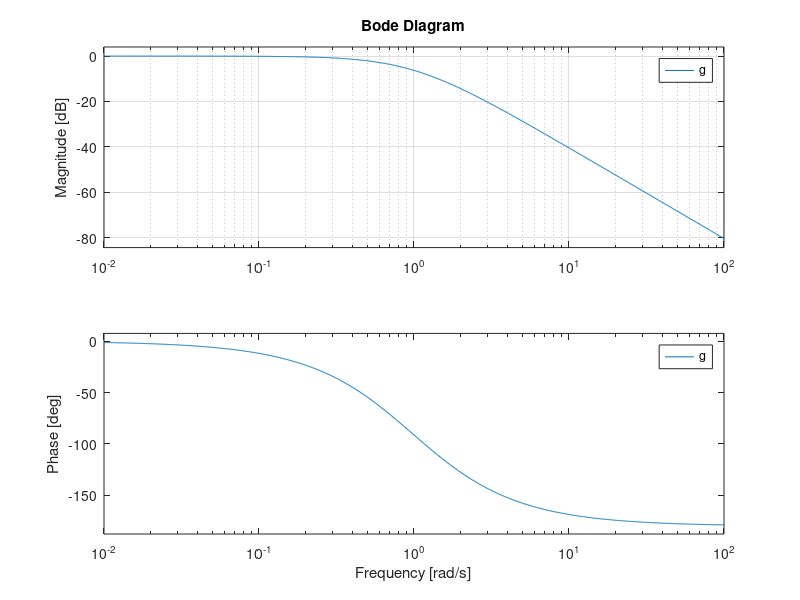

Reproduce this figure in MATLAB. (Note: this script raises an error after producing the figure.)
clear all
close all

% TODO: Alterar os valores para o seu caso
zeta = 1.009
wn = 0.978
R = 1.28;
g = tf(wn^2, [1 2*zeta*wn wn^2]); % Funcao de Transferencia

%%%%%%%%%%%%%%%%%%%%%%%%%%%%%%%%%%%
% Grafico de Bode
figure
bode(g)  
grid
%%%%%%%%%%%%%%%%%%%%%%%%%%%%%%%%%%%

%%%%%%%%%%%%%%%%%%%%%%%%%%%%%%%%%%%%%%%%%%%%%
% Largura de Banda
% TODO: Colocar abaixo o valor de largura de banda para o seu caso. Usar o
% comando bandwidth ou encontrar pelo grafico de bode
wb = bandwidth(g)   % Valor da largura de banda em rad/s
fb = wb*180/(pi*360)   % Valor da largura de banda em em Hz
%%%%%%%%%%%%%%%%%%%%%%%%%%%%%%%%%%%%%%%%%%%%%%%

%%%%%%%%%%%%%%%%%%%%%%%%%%%%%%%%%%%%%%%%%%%%%%%
% Resposta degrau continua
Fc = 10000;    % Ferquencia de amostragem em Hz  
T = 15; % Tempo final da simula??o
t = 0:1/Fc:T; 
y = R*step(g,t);  % Resposta degrau unitario
%%%%%%%%%%%%%%%%%%%%%%%%%%%%%%%%%%%%%%%%%%%%%%%


%% Para 1*fb %%%%%%%%%%%%%%%


%%%%%%%%%%%%%%%%%%%%%%%%%%%%%%%%%%%%%%%%%%%%%%%
% Plotar a resposta degrau unitario contínua
figure
plot(t,y)
title('Resposta degrau do sistema para 1*fb')
xlabel('Tempo (t)')
ylabel('y(t)')
grid
%%%%%%%%%%%%%%%%%%%%%%%%%%%%%%%%%%%%%%%%%%%%%%%

%%%%%%%%%%%%%%%%%%%%%%%%%%%%%%%%%%%%%%%%%%%%%%%
% Resposta degrau discreta
hold on
F0 = 1*fb;    % Frequencia de amostragem in Hz    
T0 = 1/F0;    % Periodo de amostragem em segundos
t2 = 0:T0:T; % Time vector 
y2 = R*step(g,t2);  % Step response
stairs(t2,y2,'r')
%%%%%%%%%%%%%%%%%%%%%%%%%%%%%%%%%%%%%%%%%%%%%%

%%%%%%%%%%%%%%%%%%%%%%%%%%%%%%%%%%%%%%%%%%%%%%%
% Analise de Fourier
w0=F0*2*pi; % frequencia de amostragem do sinal discreto em rad/s
plot_fft_discreto(t,y,2*w0)  % t,y sao o vetor de tempo e sa?da da resposta degrau continua

%%%%%%%%%%%%%%%%%%%%%%%%%%%%%%%%%%%%%%%%%%%%%%%


%% Para 2*fb %%%%%%%%%%%%%%%

%%%%%%%%%%%%%%%%%%%%%%%%%%%%%%%%%%%%%%%%%%%%%%%
% Plotar a resposta degrau unitario contínua
figure
plot(t,y)
title('Resposta degrau do sistema para 2*fb')
xlabel('Tempo (t)')
ylabel('y(t)')
grid
%%%%%%%%%%%%%%%%%%%%%%%%%%%%%%%%%%%%%%%%%%%%%%%

%%%%%%%%%%%%%%%%%%%%%%%%%%%%%%%%%%%%%%%%%%%%%%%
% Resposta degrau discreta
hold on
F0 = 2*fb;    % Frequencia de amostragem in Hz    
T0 = 1/F0;    % Periodo de amostragem em segundos
t3 = 0:T0:T; % Time vector 
y3 = R*step(g,t3);  % Step response
stairs(t3,y3,'r')
%%%%%%%%%%%%%%%%%%%%%%%%%%%%%%%%%%%%%%%%%%%%%%

%%%%%%%%%%%%%%%%%%%%%%%%%%%%%%%%%%%%%%%%%%%%%%%
% Analise de Fourier
w0=F0*2*pi; % frequencia de amostragem do sinal discreto em rad/s
plot_fft_discreto(t,y,2*w0)  % t,y sao o vetor de tempo e sa?da da resposta degrau continua

%%%%%%%%%%%%%%%%%%%%%%%%%%%%%%%%%%%%%%%%%%%%%%%



%% Para 5*fb %%%%%%%%%%%%%%%

%%%%%%%%%%%%%%%%%%%%%%%%%%%%%%%%%%%%%%%%%%%%%%%
% Plotar a resposta degrau unitario contínua
figure
plot(t,y)
title('Resposta degrau do sistema para 5*fb')
xlabel('Tempo (t)')
ylabel('y(t)')
grid
%%%%%%%%%%%%%%%%%%%%%%%%%%%%%%%%%%%%%%%%%%%%%%%

%%%%%%%%%%%%%%%%%%%%%%%%%%%%%%%%%%%%%%%%%%%%%%%
% Resposta degrau discreta
hold on
F0 = 5*fb;    % Frequencia de amostragem in Hz    
T0 = 1/F0;    % Periodo de amostragem em segundos
t4 = 0:T0:T; % Time vector 
y4 = R*step(g,t4);  % Step response
stairs(t4,y4,'r')
%%%%%%%%%%%%%%%%%%%%%%%%%%%%%%%%%%%%%%%%%%%%%%

%%%%%%%%%%%%%%%%%%%%%%%%%%%%%%%%%%%%%%%%%%%%%%%
% Analise de Fourier
w0=F0*2*pi; % frequencia de amostragem do sinal discreto em rad/s
plot_fft_discreto(t,y,2*w0)  % t,y sao o vetor de tempo e sa?da da resposta degrau continua

%%%%%%%%%%%%%%%%%%%%%%%%%%%%%%%%%%%%%%%%%%%%%%%

%% Para 10*fb %%%%%%%%%%%%%%%

%%%%%%%%%%%%%%%%%%%%%%%%%%%%%%%%%%%%%%%%%%%%%%%
% Plotar a resposta degrau unitario contínua
figure
plot(t,y)
title('Resposta degrau do sistema para 10*fb')
xlabel('Tempo (t)')
ylabel('y(t)')
grid
%%%%%%%%%%%%%%%%%%%%%%%%%%%%%%%%%%%%%%%%%%%%%%%

%%%%%%%%%%%%%%%%%%%%%%%%%%%%%%%%%%%%%%%%%%%%%%%
% Resposta degrau discreta
hold on
F0 = 10*fb;    % Frequencia de amostragem in Hz    
T0 = 1/F0;    % Periodo de amostragem em segundos
t5 = 0:T0:T; % Time vector 
y5 = R*step(g,t5);  % Step response
stairs(t5,y5,'r')
%%%%%%%%%%%%%%%%%%%%%%%%%%%%%%%%%%%%%%%%%%%%%%

%%%%%%%%%%%%%%%%%%%%%%%%%%%%%%%%%%%%%%%%%%%%%%%
% Analise de Fourier
w0=F0*2*pi; % frequencia de amostragem do sinal discreto em rad/s
plot_fft_discreto(t,y,2*w0)  % t,y sao o vetor de tempo e sa?da da resposta degrau continua

%%%%%%%%%%%%%%%%%%%%%%%%%%%%%%%%%%%%%%%%%%%%%%%


%% Para 35*fb %%%%%%%%%%%%%%%

%%%%%%%%%%%%%%%%%%%%%%%%%%%%%%%%%%%%%%%%%%%%%%%
% Plotar a resposta degrau unitario contínua
figure
plot(t,y)
title('Resposta degrau do sistema para 35*fb')
xlabel('Tempo (t)')
ylabel('y(t)')
grid
%%%%%%%%%%%%%%%%%%%%%%%%%%%%%%%%%%%%%%%%%%%%%%%

%%%%%%%%%%%%%%%%%%%%%%%%%%%%%%%%%%%%%%%%%%%%%%%
% Resposta degrau discreta
hold on
F0 = 35*fb;    % Frequencia de amostragem in Hz    
T0 = 1/F0;    % Periodo de amostragem em segundos
t5 = 0:T0:T; % Time vector 
y5 = R*step(g,t5);  % Step response
stairs(t5,y5,'r')
%%%%%%%%%%%%%%%%%%%%%%%%%%%%%%%%%%%%%%%%%%%%%%

%%%%%%%%%%%%%%%%%%%%%%%%%%%%%%%%%%%%%%%%%%%%%%%
% Analise de Fourier
w0=F0*2*pi; % frequencia de amostragem do sinal discreto em rad/s
plot_fft_discreto(t,y,2*w0)  % t,y sao o vetor de tempo e sa?da da resposta degrau continua

%%%%%%%%%%%%%%%%%%%%%%%%%%%%%%%%%%%%%%%%%%%%%%%